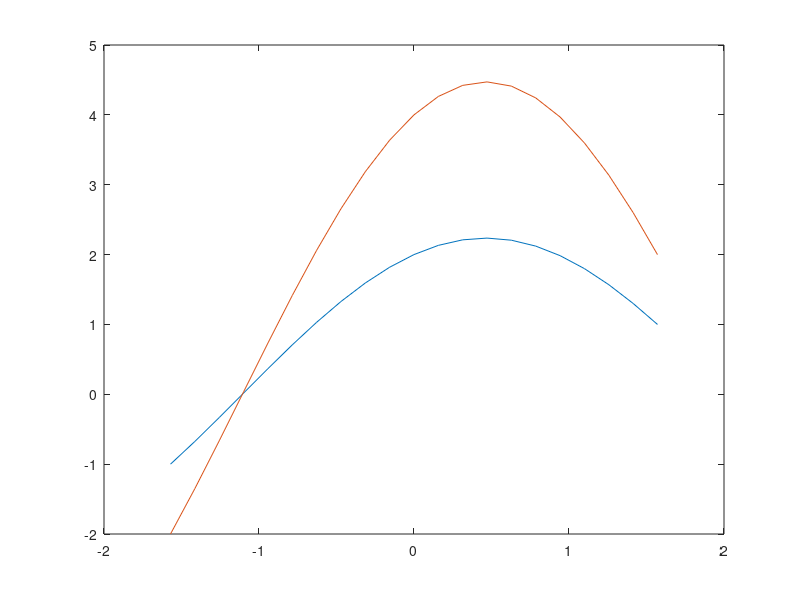
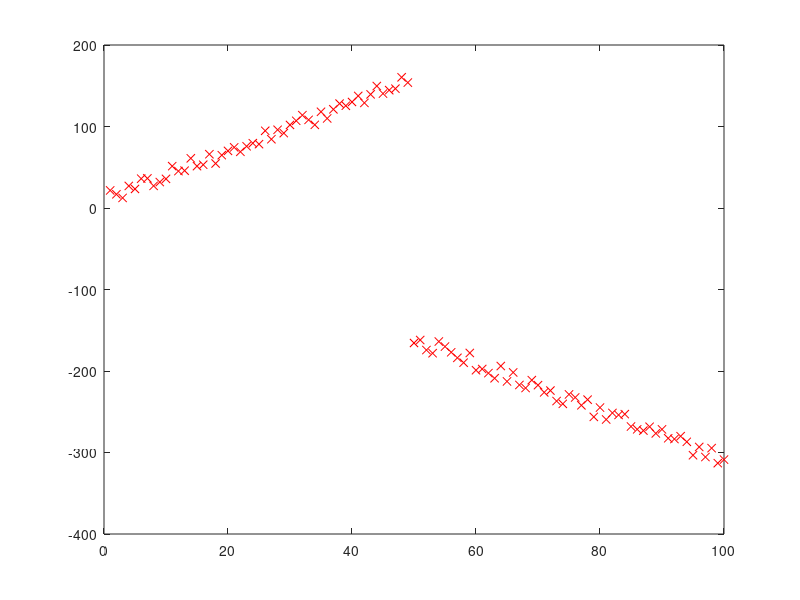
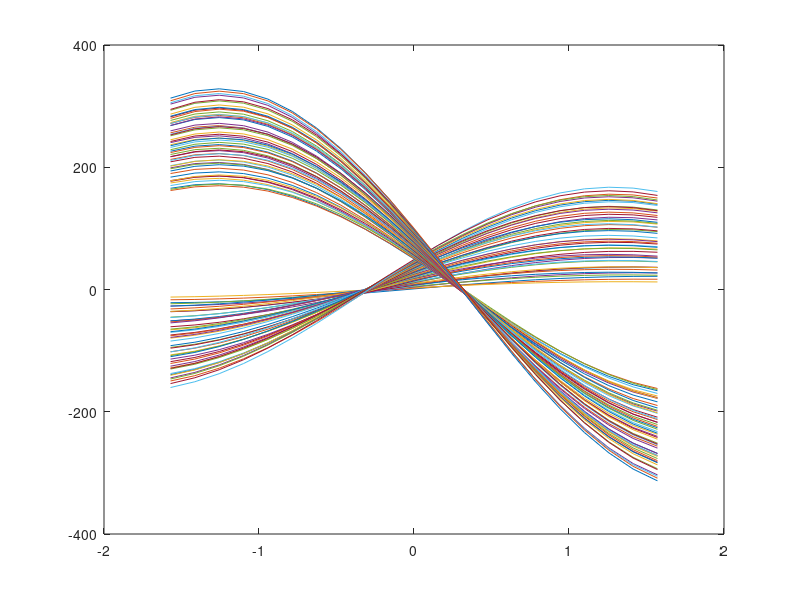

Write the MATLAB code that produced these figures, in order.
% simple hough transform
clear all; 
close all; 


alpha_step = pi / 20; 
alpha = [-pi*0.5: alpha_step: pi*0.5]

p_1 = [2; 1]; 
p_2 = [4; 2]; 


for i=1:length(alpha)
  d_1(i) = p_1(1) * cos(alpha(i)) + p_1(2)*sin(alpha(i)); 
  d_2(i) = p_2(1) * cos(alpha(i)) + p_2(2)*sin(alpha(i));
end; 



figure(1); 
plot(alpha, d_1); 
hold on; 
plot(alpha, d_2); 



% hough transform
p_size = 100;
m = 3; 
t = 1; 
noise_scale = 20;
% create line with random noise
for i=1:p_size 
  if(i < 50)
    noise_y = rand * noise_scale;
    p(:,i) =  [i; i*m + t*noise_y];
  else
    noise_y = rand * noise_scale;
    p(:,i) =  [i; -i*m - t*noise_y];
  end;
end;

figure(2); 
plot(p(1,:), p(2,:), 'xr');

% apply hough transform 

for i=1:p_size
  for a=1:length(alpha)
    d(a, i) = p(1,i) * cos(alpha(a)) + p(2,i) * sin(alpha(a));
    %i
    %p(1,i)
    %p(2,i)
    %p(:,i)
    
    %disp ("press return to continue") 
    %pause ()
  end; 
end; 


figure(3);
for i=1:length(p)
  plot(alpha, d(:,i));
  hold on; 
end; 
 
